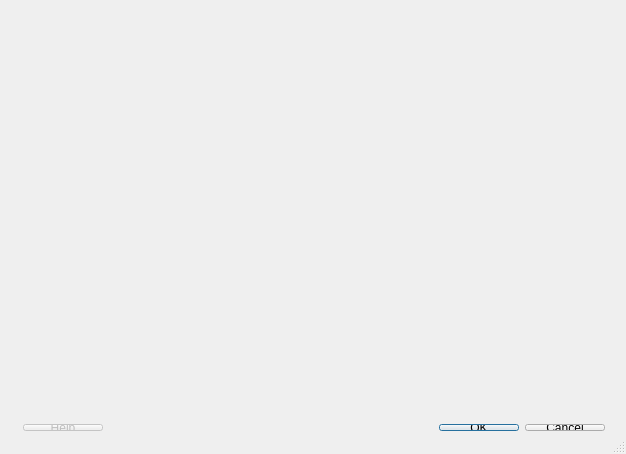
<ui version="4.0" >
 <class>KateMateConfigDialog</class>
 <widget class="QDialog" name="KateMateConfigDialog" >
  <property name="geometry" >
   <rect>
    <x>0</x>
    <y>0</y>
    <width>626</width>
    <height>454</height>
   </rect>
  </property>
  <property name="windowTitle" >
   <string>KateMate Configuration</string>
  </property>
  <property name="sizeGripEnabled" >
   <bool>true</bool>
  </property>
  <widget class="QWidget" name="layout2" >
   <property name="geometry" >
    <rect>
     <x>12</x>
     <y>413</y>
     <width>604</width>
     <height>29</height>
    </rect>
   </property>
   <layout class="QHBoxLayout" >
    <item>
     <widget class="QPushButton" name="btHelp" >
      <property name="enabled" >
       <bool>false</bool>
      </property>
      <property name="text" >
       <string>&amp;Help</string>
      </property>
      <property name="shortcut" >
       <string>F1</string>
      </property>
      <property name="autoDefault" >
       <bool>true</bool>
      </property>
     </widget>
    </item>
    <item>
     <spacer>
      <property name="orientation" >
       <enum>Qt::Horizontal</enum>
      </property>
      <property name="sizeType" >
       <enum>QSizePolicy::Expanding</enum>
      </property>
      <property name="sizeHint" >
       <size>
        <width>422</width>
        <height>20</height>
       </size>
      </property>
     </spacer>
    </item>
    <item>
     <widget class="QPushButton" name="btOk" >
      <property name="text" >
       <string>&amp;OK</string>
      </property>
      <property name="shortcut" >
       <string/>
      </property>
      <property name="autoDefault" >
       <bool>true</bool>
      </property>
      <property name="default" >
       <bool>true</bool>
      </property>
     </widget>
    </item>
    <item>
     <widget class="QPushButton" name="btCancel" >
      <property name="text" >
       <string>&amp;Cancel</string>
      </property>
      <property name="shortcut" >
       <string/>
      </property>
      <property name="autoDefault" >
       <bool>true</bool>
      </property>
     </widget>
    </item>
   </layout>
  </widget>
 </widget>
 <layoutdefault spacing="6" margin="11" />
 <pixmapfunction>qPixmapFromMimeSource</pixmapfunction>
 <resources/>
 <connections>
  <connection>
   <sender>btOk</sender>
   <signal>clicked()</signal>
   <receiver>KateMateConfigDialog</receiver>
   <slot>accept()</slot>
   <hints>
    <hint type="sourcelabel" >
     <x>20</x>
     <y>20</y>
    </hint>
    <hint type="destinationlabel" >
     <x>20</x>
     <y>20</y>
    </hint>
   </hints>
  </connection>
  <connection>
   <sender>btCancel</sender>
   <signal>clicked()</signal>
   <receiver>KateMateConfigDialog</receiver>
   <slot>reject()</slot>
   <hints>
    <hint type="sourcelabel" >
     <x>20</x>
     <y>20</y>
    </hint>
    <hint type="destinationlabel" >
     <x>20</x>
     <y>20</y>
    </hint>
   </hints>
  </connection>
 </connections>
</ui>
